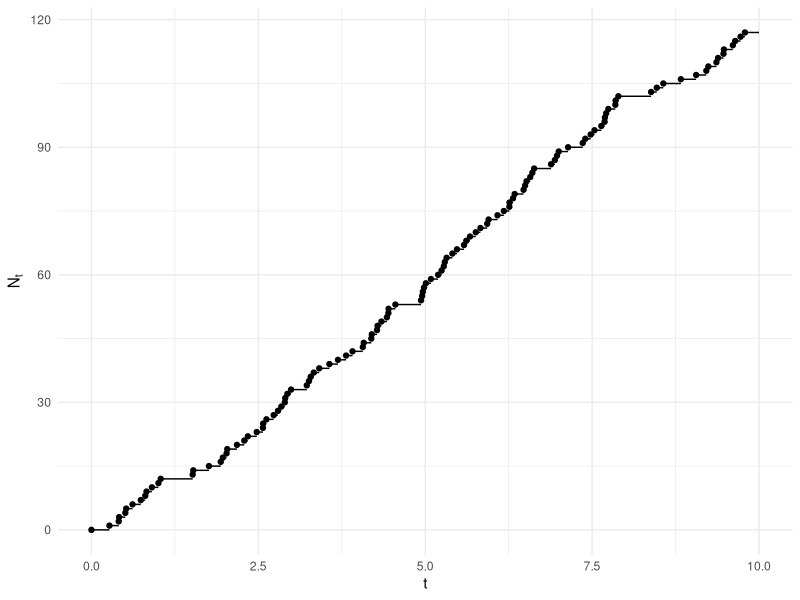
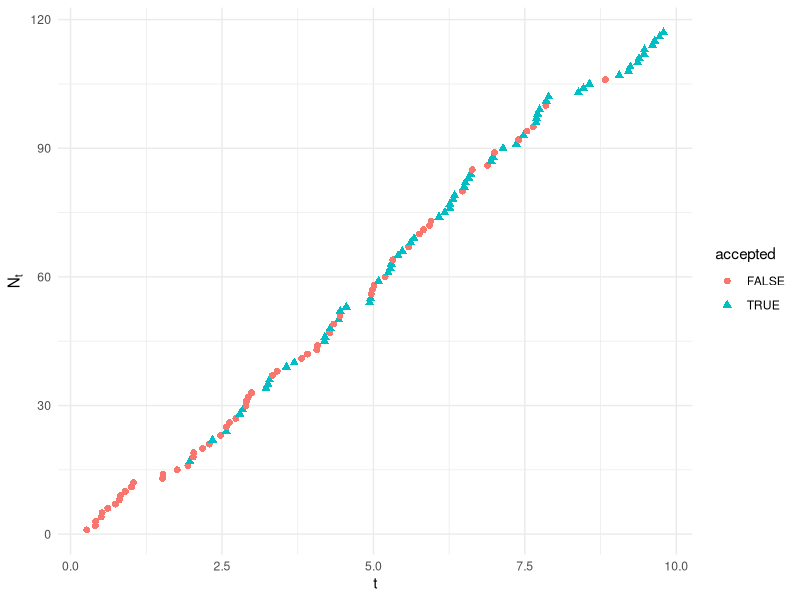
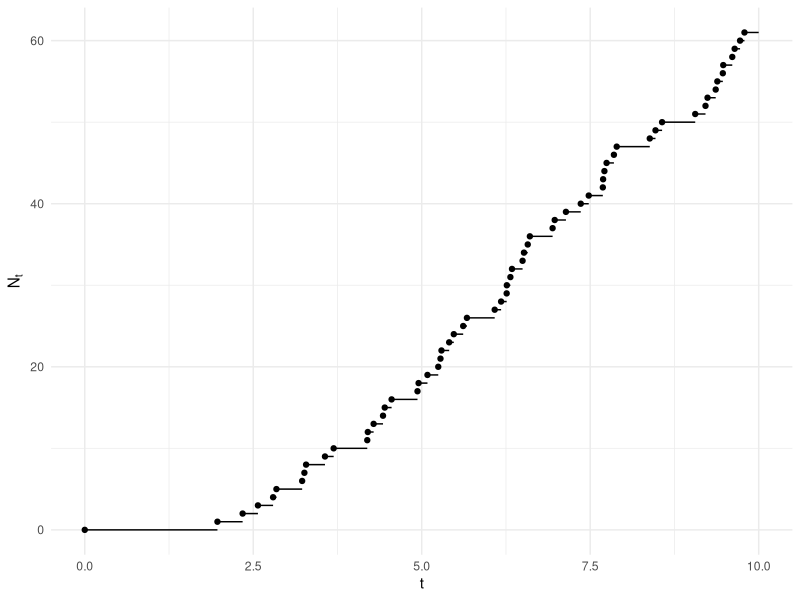

Source code (R) for these figures, in order:
############################################################
# Inhomogeneous Poisson process
# Author: Jose A. Perusquia Cortes
# Affil:  Facultad de Ciencias-UNAM
# Module: Stochastic Simulation 
############################################################

############################################################
# Libraries
library(ggplot2)         # Version 4.0.2
library(ggthemes)        # Version 5.2.0
library(dplyr)           # Version 1.2.0
############################################################

############################################################
# Function that simulates a path of the Poisson process
PoisProcess = function(lambda,t){
  
  # Check the parameters
  if(lambda<=0){
    stop('lambda must be positive')
  }
  
  if(t<=0){
    stop('t must be positive')
  }
  
  # Simulate the number of events
  Xt = rpois(1,lambda*t)
  
  # Given the number of events we sample uniform times
  # and sort them
  times = sort(runif(Xt,0,t))
  
  # Return a data frame with times and events
  res = data.frame(
    t = c(0,times),
    N = c(0:Xt)
  )
  
  return(res)
}

# Function that simulates a path of the Poisson process
# with intensity lamda(t) = 1 + t in the interval [0,T]
IPoisProcess = function(Tmax){
  
  # Check the parameter
  if(Tmax<=0){
    stop('T must be positive')
  }
  
  # Generate the Poisson process
  M = 1+Tmax
  PP = PoisProcess(M,Tmax)
  
  # Candidates for the times
  times = PP$t[-1]
  
  # Acceptance
  u = runif(length(times))
  accepted = u<((1+times)/M)
  
  # Results
  res = data.frame(
    times=c(0,times),
    accepted = c(TRUE,accepted),
    N = PP$N
  )
  
  return(res)
  
}
############################################################

############################################################
# Sample path
set.seed(3141)
Tmax = 10
Nt = IPoisProcess(Tmax)

# Proportion accepted (the first point is always accepted
# so we don't take it into account)
(sum(Nt$accepted)-1)/(nrow(Nt)-1)

# Plot the path of the homogeneous Poisson process
segmentsPP = data.frame(
  x = Nt$times,
  xend = c(Nt$times[-1],Tmax),
  y = Nt$N,
  yend = Nt$N
)

ggplot(data=Nt,aes(x=times,y=N))+
  geom_point()+
  geom_segment(data=segmentsPP,
               aes(x=x,y=y,xend=xend,yend=yend))+
  labs(x=expression(t),y=expression(N[t]))+
  theme_minimal()

# Thinning
ggplot(data=Nt[-1,],aes(x=times,y=N))+
       geom_point(aes(shape=accepted,
                      col = accepted),size=2)+
       labs(x=expression(t),y=expression(N[t]))+
       theme_minimal()

# Filter the accepted values
NtAccepted = Nt%>%
  filter(accepted)
NtAccepted$N = 0:(nrow(NtAccepted)-1)

# Plot the path
segmentsIPP = data.frame(
  x = NtAccepted$times,
  xend = c(NtAccepted$times[-1],Tmax),
  y = NtAccepted$N,
  yend = NtAccepted$N
)

ggplot(data=NtAccepted,aes(x=times,y=N))+
  geom_point()+
  geom_segment(data=segmentsIPP,
               aes(x=x,y=y,xend=xend,yend=yend))+
  labs(x=expression(t),y=expression(N[t]))+
  theme_minimal()
############################################################
